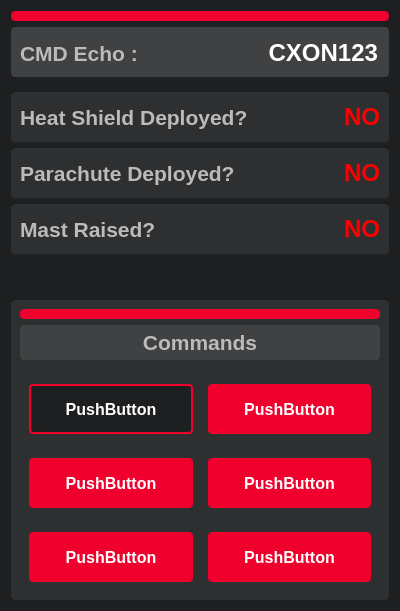
           <widget class="QFrame" name="info_frame">
            <property name="minimumSize">
             <size>
              <width>400</width>
              <height>0</height>
             </size>
            </property>
            <property name="styleSheet">
             <string notr="true">background-color: rgb(30, 31, 32);
margin: 0;
padding: 0;
border: none;
border-radius: 4px;</string>
            </property>
            <property name="frameShape">
             <enum>QFrame::NoFrame</enum>
            </property>
            <property name="frameShadow">
             <enum>QFrame::Raised</enum>
            </property>
            <layout class="QVBoxLayout" name="verticalLayout_9">
             <item>
              <widget class="QFrame" name="info_top_ribbon">
               <property name="minimumSize">
                <size>
                 <width>0</width>
                 <height>10</height>
                </size>
               </property>
               <property name="maximumSize">
                <size>
                 <width>16777215</width>
                 <height>10</height>
                </size>
               </property>
               <property name="styleSheet">
                <string notr="true">background-color: rgb(240, 0, 45);
border: none;
border-radius: 4px;</string>
               </property>
               <property name="frameShape">
                <enum>QFrame::StyledPanel</enum>
               </property>
               <property name="frameShadow">
                <enum>QFrame::Raised</enum>
               </property>
              </widget>
             </item>
             <item>
              <widget class="QFrame" name="info_row_1">
               <property name="minimumSize">
                <size>
                 <width>0</width>
                 <height>50</height>
                </size>
               </property>
               <property name="maximumSize">
                <size>
                 <width>16777215</width>
                 <height>50</height>
                </size>
               </property>
               <property name="styleSheet">
                <string notr="true">background-color: rgb(64, 65, 66);
border:none;
margin: 0;
padding: 0;
border-radius: 4px;
border-top: 2px solid rgb(64, 65, 66);
border-right: 2px solid rgb(64, 65, 66);</string>
               </property>
               <property name="frameShape">
                <enum>QFrame::StyledPanel</enum>
               </property>
               <property name="frameShadow">
                <enum>QFrame::Raised</enum>
               </property>
               <layout class="QHBoxLayout" name="horizontalLayout_3">
                <item>
                 <widget class="QLabel" name="cmd_echo_label">
                  <property name="minimumSize">
                   <size>
                    <width>0</width>
                    <height>10</height>
                   </size>
                  </property>
                  <property name="maximumSize">
                   <size>
                    <width>120</width>
                    <height>16777215</height>
                   </size>
                  </property>
                  <property name="font">
                   <font>
                    <pointsize>16</pointsize>
                    <bold>true</bold>
                   </font>
                  </property>
                  <property name="styleSheet">
                   <string notr="true">padding: 0;
margin: 0;
border: none;
font-weight: bold;
color: #bbb;
border-radius: 4px;</string>
                  </property>
                  <property name="text">
                   <string>CMD Echo : </string>
                  </property>
                 </widget>
                </item>
                <item>
                 <widget class="QLabel" name="cmd_echo">
                  <property name="font">
                   <font>
                    <pointsize>18</pointsize>
                    <bold>true</bold>
                   </font>
                  </property>
                  <property name="styleSheet">
                   <string notr="true">color: white;
border: none;
border-radius: 4px;</string>
                  </property>
                  <property name="text">
                   <string>CXON123</string>
                  </property>
                  <property name="alignment">
                   <set>Qt::AlignRight|Qt::AlignTrailing|Qt::AlignVCenter</set>
                  </property>
                 </widget>
                </item>
               </layout>
              </widget>
             </item>
             <item>
              <widget class="Line" name="info_separator_1">
               <property name="orientation">
                <enum>Qt::Horizontal</enum>
               </property>
              </widget>
             </item>
             <item>
              <widget class="QFrame" name="info_row_2">
               <property name="minimumSize">
                <size>
                 <width>0</width>
                 <height>50</height>
                </size>
               </property>
               <property name="maximumSize">
                <size>
                 <width>16777215</width>
                 <height>50</height>
                </size>
               </property>
               <property name="styleSheet">
                <string notr="true">background-color: rgb(46, 47, 48);
border:none;
margin: 0;
padding: 0;
border-radius: 4px;</string>
               </property>
               <property name="frameShape">
                <enum>QFrame::StyledPanel</enum>
               </property>
               <property name="frameShadow">
                <enum>QFrame::Raised</enum>
               </property>
               <layout class="QHBoxLayout" name="horizontalLayout_5">
                <item>
                 <widget class="QLabel" name="hs_deployed_label">
                  <property name="minimumSize">
                   <size>
                    <width>0</width>
                    <height>10</height>
                   </size>
                  </property>
                  <property name="maximumSize">
                   <size>
                    <width>16777215</width>
                    <height>16777215</height>
                   </size>
                  </property>
                  <property name="font">
                   <font>
                    <pointsize>16</pointsize>
                    <bold>true</bold>
                   </font>
                  </property>
                  <property name="styleSheet">
                   <string notr="true">padding: 0;
margin: 0;
border: none;
font-weight: bold;
color: #bbb;
border-radius: 4px;</string>
                  </property>
                  <property name="text">
                   <string>Heat Shield Deployed?</string>
                  </property>
                 </widget>
                </item>
                <item>
                 <widget class="QLabel" name="hs_deployed">
                  <property name="font">
                   <font>
                    <pointsize>18</pointsize>
                    <bold>true</bold>
                   </font>
                  </property>
                  <property name="styleSheet">
                   <string notr="true">color: red;
border: none;
border-radius: 4px;
background-color: rgb(46, 47, 48)</string>
                  </property>
                  <property name="text">
                   <string>NO</string>
                  </property>
                  <property name="alignment">
                   <set>Qt::AlignRight|Qt::AlignTrailing|Qt::AlignVCenter</set>
                  </property>
                 </widget>
                </item>
               </layout>
              </widget>
             </item>
             <item>
              <widget class="QFrame" name="info_row_3">
               <property name="minimumSize">
                <size>
                 <width>0</width>
                 <height>50</height>
                </size>
               </property>
               <property name="maximumSize">
                <size>
                 <width>16777215</width>
                 <height>50</height>
                </size>
               </property>
               <property name="styleSheet">
                <string notr="true">background-color: rgb(46, 47, 48);
border:none;
margin: 0;
padding: 0;
border-radius: 4px;</string>
               </property>
               <property name="frameShape">
                <enum>QFrame::StyledPanel</enum>
               </property>
               <property name="frameShadow">
                <enum>QFrame::Raised</enum>
               </property>
               <layout class="QHBoxLayout" name="horizontalLayout_6">
                <item>
                 <widget class="QLabel" name="pc_deployed_label">
                  <property name="minimumSize">
                   <size>
                    <width>0</width>
                    <height>10</height>
                   </size>
                  </property>
                  <property name="maximumSize">
                   <size>
                    <width>16777215</width>
                    <height>16777215</height>
                   </size>
                  </property>
                  <property name="font">
                   <font>
                    <pointsize>16</pointsize>
                    <bold>true</bold>
                   </font>
                  </property>
                  <property name="styleSheet">
                   <string notr="true">padding: 0;
margin: 0;
border: none;
font-weight: bold;
color: #bbb;
border-radius: 4px;</string>
                  </property>
                  <property name="text">
                   <string>Parachute Deployed?</string>
                  </property>
                 </widget>
                </item>
                <item>
                 <widget class="QLabel" name="pc_deployed">
                  <property name="font">
                   <font>
                    <pointsize>18</pointsize>
                    <bold>true</bold>
                   </font>
                  </property>
                  <property name="styleSheet">
                   <string notr="true">color: red;
border: none;
border-radius: 4px;
background-color: rgb(46, 47, 48)</string>
                  </property>
                  <property name="text">
                   <string>NO</string>
                  </property>
                  <property name="alignment">
                   <set>Qt::AlignRight|Qt::AlignTrailing|Qt::AlignVCenter</set>
                  </property>
                 </widget>
                </item>
               </layout>
              </widget>
             </item>
             <item>
              <widget class="QFrame" name="info_row_4">
               <property name="minimumSize">
                <size>
                 <width>0</width>
                 <height>50</height>
                </size>
               </property>
               <property name="maximumSize">
                <size>
                 <width>16777215</width>
                 <height>50</height>
                </size>
               </property>
               <property name="styleSheet">
                <string notr="true">background-color: rgb(46, 47, 48);
border:none;
margin: 0;
padding: 0;
border-radius: 4px;</string>
               </property>
               <property name="frameShape">
                <enum>QFrame::StyledPanel</enum>
               </property>
               <property name="frameShadow">
                <enum>QFrame::Raised</enum>
               </property>
               <layout class="QHBoxLayout" name="horizontalLayout_7">
                <item>
                 <widget class="QLabel" name="mast_raised_label">
                  <property name="minimumSize">
                   <size>
                    <width>0</width>
                    <height>10</height>
                   </size>
                  </property>
                  <property name="maximumSize">
                   <size>
                    <width>16777215</width>
                    <height>16777215</height>
                   </size>
                  </property>
                  <property name="font">
                   <font>
                    <pointsize>16</pointsize>
                    <bold>true</bold>
                   </font>
                  </property>
                  <property name="styleSheet">
                   <string notr="true">padding: 0;
margin: 0;
border: none;
font-weight: bold;
color: #bbb;
border-radius: 4px;</string>
                  </property>
                  <property name="text">
                   <string>Mast Raised?</string>
                  </property>
                 </widget>
                </item>
                <item>
                 <widget class="QLabel" name="mast_raised">
                  <property name="font">
                   <font>
                    <pointsize>18</pointsize>
                    <bold>true</bold>
                   </font>
                  </property>
                  <property name="styleSheet">
                   <string notr="true">color: red;
border: none;
border-radius: 4px;
background-color: rgb(46, 47, 48)</string>
                  </property>
                  <property name="text">
                   <string>NO</string>
                  </property>
                  <property name="alignment">
                   <set>Qt::AlignRight|Qt::AlignTrailing|Qt::AlignVCenter</set>
                  </property>
                 </widget>
                </item>
               </layout>
              </widget>
             </item>
             <item>
              <spacer name="info_spacer_1">
               <property name="orientation">
                <enum>Qt::Vertical</enum>
               </property>
               <property name="sizeHint" stdset="0">
                <size>
                 <width>20</width>
                 <height>40</height>
                </size>
               </property>
              </spacer>
             </item>
             <item>
              <widget class="QFrame" name="cmd_container">
               <property name="styleSheet">
                <string notr="true">margin: 0;
padding: 0;
border: none;
border-radius: 4px;
background-color: rgb(46, 47, 48);</string>
               </property>
               <property name="frameShape">
                <enum>QFrame::StyledPanel</enum>
               </property>
               <property name="frameShadow">
                <enum>QFrame::Raised</enum>
               </property>
               <layout class="QVBoxLayout" name="verticalLayout_10">
                <item>
                 <widget class="QFrame" name="cmd_top_ribbon">
                  <property name="minimumSize">
                   <size>
                    <width>0</width>
                    <height>10</height>
                   </size>
                  </property>
                  <property name="maximumSize">
                   <size>
                    <width>16777215</width>
                    <height>10</height>
                   </size>
                  </property>
                  <property name="styleSheet">
                   <string notr="true">background-color: rgb(240, 0, 45);
border: none;
border-radius: 4px;</string>
                  </property>
                  <property name="frameShape">
                   <enum>QFrame::StyledPanel</enum>
                  </property>
                  <property name="frameShadow">
                   <enum>QFrame::Raised</enum>
                  </property>
                 </widget>
                </item>
                <item>
                 <widget class="QLabel" name="cmd_label">
                  <property name="font">
                   <font>
                    <pointsize>16</pointsize>
                    <bold>true</bold>
                   </font>
                  </property>
                  <property name="styleSheet">
                   <string notr="true">margin: 0;
padding: 5px 0;
border-radius: 4px;
color: #bbb;
background-color: rgb(64, 65, 66);
</string>
                  </property>
                  <property name="text">
                   <string>Commands</string>
                  </property>
                  <property name="alignment">
                   <set>Qt::AlignCenter</set>
                  </property>
                 </widget>
                </item>
                <item>
                 <widget class="Line" name="cmd_separator_1">
                  <property name="orientation">
                   <enum>Qt::Horizontal</enum>
                  </property>
                 </widget>
                </item>
                <item>
                 <widget class="QFrame" name="cmd_row_1">
                  <property name="frameShape">
                   <enum>QFrame::StyledPanel</enum>
                  </property>
                  <property name="frameShadow">
                   <enum>QFrame::Raised</enum>
                  </property>
                  <layout class="QHBoxLayout" name="horizontalLayout_8">
                   <item>
                    <widget class="QPushButton" name="pushButton_2">
                     <property name="minimumSize">
                      <size>
                       <width>0</width>
                       <height>50</height>
                      </size>
                     </property>
                     <property name="font">
                      <font>
                       <pointsize>12</pointsize>
                       <bold>true</bold>
                      </font>
                     </property>
                     <property name="styleSheet">
                      <string notr="true">margin: 0;
border: 0;
border-radius: 4px;
background-color: rgb(30, 31, 32);
border:2px solid rgb(240, 0, 45);
color: white;</string>
                     </property>
                     <property name="text">
                      <string>PushButton</string>
                     </property>
                    </widget>
                   </item>
                   <item>
                    <widget class="Line" name="line">
                     <property name="orientation">
                      <enum>Qt::Vertical</enum>
                     </property>
                    </widget>
                   </item>
                   <item>
                    <widget class="QPushButton" name="pushButton">
                     <property name="minimumSize">
                      <size>
                       <width>0</width>
                       <height>50</height>
                      </size>
                     </property>
                     <property name="font">
                      <font>
                       <pointsize>12</pointsize>
                       <bold>true</bold>
                      </font>
                     </property>
                     <property name="styleSheet">
                      <string notr="true">margin: 0;
border: 0;
border-radius: 4px;

background-color: rgb(240, 0, 45);
color: white;</string>
                     </property>
                     <property name="text">
                      <string>PushButton</string>
                     </property>
                    </widget>
                   </item>
                  </layout>
                 </widget>
                </item>
                <item>
                 <widget class="QFrame" name="cmd_row_3">
                  <property name="frameShape">
                   <enum>QFrame::StyledPanel</enum>
                  </property>
                  <property name="frameShadow">
                   <enum>QFrame::Raised</enum>
                  </property>
                  <layout class="QHBoxLayout" name="horizontalLayout_10">
                   <item>
                    <widget class="QPushButton" name="pushButton_6">
                     <property name="minimumSize">
                      <size>
                       <width>0</width>
                       <height>50</height>
                      </size>
                     </property>
                     <property name="font">
                      <font>
                       <pointsize>12</pointsize>
                       <bold>true</bold>
                      </font>
                     </property>
                     <property name="styleSheet">
                      <string notr="true">margin: 0;
border: 0;
border-radius: 4px;

background-color: rgb(240, 0, 45);
color: white;</string>
                     </property>
                     <property name="text">
                      <string>PushButton</string>
                     </property>
                    </widget>
                   </item>
                   <item>
                    <widget class="Line" name="line_2">
                     <property name="orientation">
                      <enum>Qt::Vertical</enum>
                     </property>
                    </widget>
                   </item>
                   <item>
                    <widget class="QPushButton" name="pushButton_5">
                     <property name="minimumSize">
                      <size>
                       <width>0</width>
                       <height>50</height>
                      </size>
                     </property>
                     <property name="font">
                      <font>
                       <pointsize>12</pointsize>
                       <bold>true</bold>
                      </font>
                     </property>
                     <property name="styleSheet">
                      <string notr="true">margin: 0;
border: 0;
border-radius: 4px;

background-color: rgb(240, 0, 45);
color: white;</string>
                     </property>
                     <property name="text">
                      <string>PushButton</string>
                     </property>
                    </widget>
                   </item>
                  </layout>
                 </widget>
                </item>
                <item>
                 <widget class="QFrame" name="cmd_row_2">
                  <property name="frameShape">
                   <enum>QFrame::StyledPanel</enum>
                  </property>
                  <property name="frameShadow">
                   <enum>QFrame::Raised</enum>
                  </property>
                  <layout class="QHBoxLayout" name="horizontalLayout_9">
                   <item>
                    <widget class="QPushButton" name="pushButton_4">
                     <property name="minimumSize">
                      <size>
                       <width>0</width>
                       <height>50</height>
                      </size>
                     </property>
                     <property name="font">
                      <font>
                       <pointsize>12</pointsize>
                       <bold>true</bold>
                      </font>
                     </property>
                     <property name="styleSheet">
                      <string notr="true">margin: 0;
border: 0;
border-radius: 4px;

background-color: rgb(240, 0, 45);
color: white;</string>
                     </property>
                     <property name="text">
                      <string>PushButton</string>
                     </property>
                    </widget>
                   </item>
                   <item>
                    <widget class="Line" name="line_3">
                     <property name="orientation">
                      <enum>Qt::Vertical</enum>
                     </property>
                    </widget>
                   </item>
                   <item>
                    <widget class="QPushButton" name="pushButton_3">
                     <property name="minimumSize">
                      <size>
                       <width>0</width>
                       <height>50</height>
                      </size>
                     </property>
                     <property name="font">
                      <font>
                       <pointsize>12</pointsize>
                       <bold>true</bold>
                      </font>
                     </property>
                     <property name="styleSheet">
                      <string notr="true">margin: 0;
border: 0;
border-radius: 4px;

background-color: rgb(240, 0, 45);
color: white;</string>
                     </property>
                     <property name="text">
                      <string>PushButton</string>
                     </property>
                    </widget>
                   </item>
                  </layout>
                 </widget>
                </item>
               </layout>
              </widget>
             </item>
            </layout>
           </widget>
